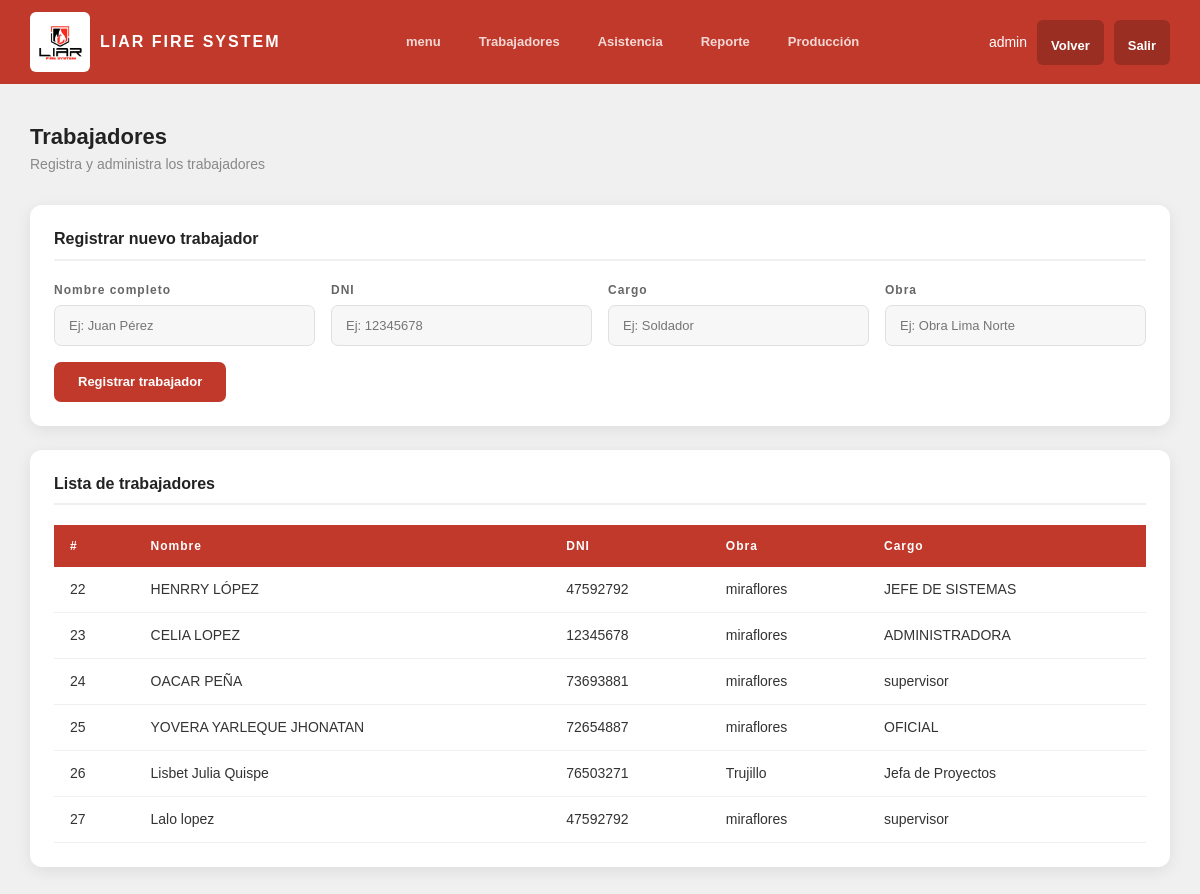
Page /trabajadores (signed in) on the earlier database version.
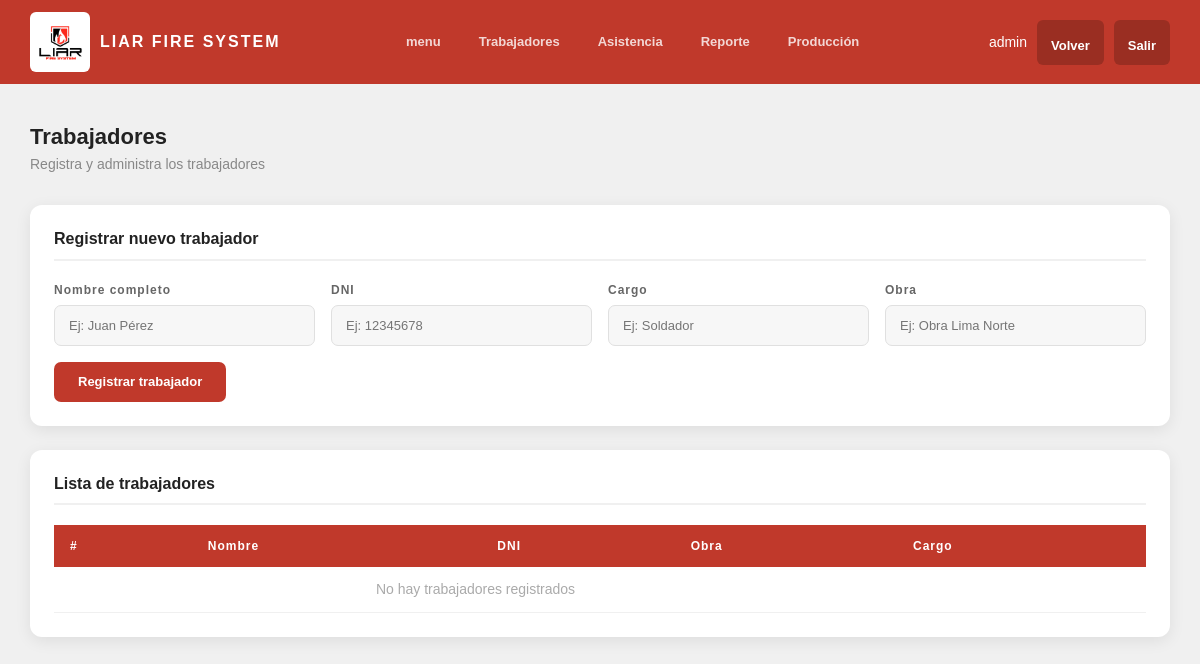
Same page on the later database version.
### tables this page shows
CREATE TABLE trabajadores (
            id INTEGER PRIMARY KEY AUTOINCREMENT,
            nombre TEXT NOT NULL,
            dni TEXT NOT NULL,
            obra TEXT NOT NULL
        , cargo TEXT);

### app.py (the view)
@app.route('/trabajadores')
def trabajadores():
    if 'usuario' not in session:
        return redirect(url_for('inicio'))
    import sqlite3
    conexion = sqlite3.connect('asistencia.db')
    cursor = conexion.cursor()
    cursor.execute('SELECT id, nombre, dni, obra, cargo FROM trabajadores')
    lista = cursor.fetchall()
    conexion.close()
    return render_template('trabajadores.html',
                           usuario=session['usuario'],
                           trabajadores=lista)

### templates/trabajadores.html (shortened to what this page needs)
<!DOCTYPE html>
<html lang="es">
<head>
    <link href="https://cdn.jsdelivr.net/npm/bootstrap@5.3.0/dist/css/bootstrap.min.css" rel="stylesheet">
    <link rel="stylesheet" href="https://cdn.jsdelivr.net/npm/@tabler/icons-webfont@latest/tabler-icons.min.css">
    <link rel="stylesheet" href="/static/style.css">
</head>
<body class="body-dashboard">
    <nav class="navbar-top">
        <div class="navbar-logo">
            <img src="/static/img/logo.png" alt="Logo">
            <span>LIAR FIRE SYSTEM</span>
        </div>
        <div class="menu-nav">
             <a href="/dashboard">menu</a>
             <a href="/trabajadores"> Trabajadores</a>
             <a href="/asistencia"> Asistencia</a>
             <a href="/reportes"> Reporte</a>
             <a href="/produccion"> Producción</a>
        </div>
        <div class="navbar-usuario">
            <span>{{ usuario }}</span>
            <a href="/dashboard" class="btn-logout">
                 Volver
            </a>
            <a href="/logout" class="btn-logout">
                 Salir
            </a>
        </div>
    </nav>
    <div class="dashboard-contenido">
        <h2 class="dashboard-titulo">Trabajadores</h2>
        <p class="dashboard-subtitulo">Registra y administra los trabajadores</p>
        <div class="formulario-card">
            <h4>Registrar nuevo trabajador</h4>
            <form method="POST" action="/trabajadores/registrar">
                <div class="fila-campos">
                    <div class="campo-form">
                        <label>Nombre completo</label>
                        <input type="text" name="nombre" placeholder="Ej: Juan Pérez" required>
                    </div>
                    <div class="campo-form">
                        <label>DNI</label>
                        <input type="text" name="dni" placeholder="Ej: 12345678" required>
                    </div>
                    <div class="campo-form">
                        <label >Cargo</label>
                        <input type="text" name="cargo" placeholder="Ej: Soldador" required>
                    </div>
                    <div class="campo-form">
                        <label>Obra</label>
                        <input type="text" name="obra" placeholder="Ej: Obra Lima Norte" required>
                    </div>
                </div>
                <button type="submit" class="btn-registrar">
                     Registrar trabajador
                </button>
            </form>
        </div>
        <div class="tabla-card">
            <h4>Lista de trabajadores</h4>
            <table class="tabla">
                <thead>
                    <tr>
                        <th>#</th>
                        <th>Nombre</th>
                        <th>DNI</th>
                        <th>Obra</th>
                        <th>Cargo</th>
                    </tr>
                </thead>
                <tbody>
                    {% for t in trabajadores %}
                    <tr>
                        <td>{{ t[0] }}</td>
                        <td>{{ t[1] }}</td>
                        <td>{{ t[2] }}</td>
                        <td>{{ t[3] }}</td>
                        <td>{{ t[4] }}</td>
                    </tr>
                    {% else %}
                    <tr>
                        <td colspan="4" style="text-align:center; color:#aaa;">
                            No hay trabajadores registrados
                        </td>
                    </tr>
                    {% endfor %}
                </tbody>
            </table>
        </div>
    </div>
</body>
</html>

### static/style.css (style rules this page uses)
* { margin: 0; padding: 0; box-sizing: border-box; }
.body-dashboard { background: #f0f0f0; min-height: 100vh; display: block; font-family: Arial, sans-serif; }
.navbar-top { background: #C0392B; padding: 12px 30px; display: flex; justify-content: space-between; align-items: center; }
.navbar-logo { display: flex; align-items: center; gap: 10px; }
.navbar-logo img { width: 60px; height: 60px; object-fit: contain; background: #ffffff; border-radius: 6px; padding: 3px; filter: none; }
.navbar-logo span { color: #ffffff; font-size: 16px; font-weight: 900; letter-spacing: 2px; }
.navbar-usuario { display: flex; align-items: center; gap: 10px; color: #ffffff; font-size: 14px; }
.btn-logout { background: rgba(0,0,0,0.2); color: #ffffff; padding: 6px 14px; border-radius: 6px; text-decoration: none; font-size: 13px; font-weight: 600; transition: background 0.3s; }
.dashboard-contenido { padding: 40px 30px; }
.dashboard-titulo { color: #222; font-size: 22px; font-weight: 700; margin-bottom: 4px; }
.dashboard-subtitulo { color: #888; font-size: 14px; margin-bottom: 30px; }
.formulario-card { background: #ffffff; border-radius: 12px; padding: 24px; margin-bottom: 24px; box-shadow: 0 4px 16px rgba(0,0,0,0.08); }
.formulario-card h4 { color: #222; font-size: 16px; font-weight: 700; margin-bottom: 20px; padding-bottom: 10px; border-bottom: 2px solid #f0f0f0; }
.fila-campos { display: flex; gap: 16px; flex-wrap: wrap; margin-bottom: 16px; }
.campo-form { flex: 1; min-width: 200px; }
.campo-form label { display: block; color: #666; font-size: 12px; font-weight: 700; letter-spacing: 1px; margin-bottom: 6px; }
.campo-form input { width: 100%; background: #f7f7f7; border: 1px solid #e0e0e0; border-radius: 7px; padding: 10px 14px; color: #333; font-size: 13px; outline: none; transition: border 0.3s; }
.btn-registrar { background: #C0392B; color: #ffffff; border: none; border-radius: 7px; padding: 10px 24px; font-size: 13px; font-weight: 700; cursor: pointer; transition: background 0.3s; }
.tabla-card { background: #ffffff; border-radius: 12px; padding: 24px; box-shadow: 0 4px 16px rgba(0,0,0,0.08); }
.tabla-card h4 { color: #222; font-size: 16px; font-weight: 700; margin-bottom: 20px; padding-bottom: 10px; border-bottom: 2px solid #f0f0f0; }
.tabla { width: 100%; border-collapse: collapse; font-size: 14px; }
.tabla thead tr { background: #C0392B; color: #ffffff; }
.tabla thead th { padding: 12px 16px; text-align: left; font-weight: 700; font-size: 12px; letter-spacing: 1px; }
.tabla tbody tr { border-bottom: 1px solid #f0f0f0; transition: background 0.2s; }
.tabla tbody td { padding: 12px 16px; color: #333; }
.menu-nav { display: flex; flex-direction: row; align-items: center; gap: 4px; }
.menu-nav a { color: rgba(255,255,255,0.8); text-decoration: none; font-size: 13px; font-weight: 600; padding: 7px 14px; border-radius: 6px; display: flex; align-items: center; gap: 6px; transition: background 0.2s, color 0.2s; }

Differences in the rows shown:
removed trabajadores: id "22", nombre "HENRRY LÓPEZ", dni "47592792", obra "miraflores", cargo "JEFE DE SISTEMAS"
removed trabajadores: id "23", nombre "CELIA LOPEZ", dni "12345678", obra "miraflores", cargo "ADMINISTRADORA"
removed trabajadores: id "24", nombre "OACAR PEÑA", dni "73693881", obra "miraflores", cargo "supervisor"
removed trabajadores: id "25", nombre "YOVERA YARLEQUE JHONATAN", dni "72654887", obra "miraflores", cargo "OFICIAL"
removed trabajadores: id "26", nombre "Lisbet Julia Quispe", dni "76503271", obra "Trujillo", cargo "Jefa de Proyectos"
removed trabajadores: id "27", nombre "Lalo lopez", dni "47592792", obra "miraflores", cargo "supervisor"
Other differences:
text now shown: "No hay trabajadores registrados"
